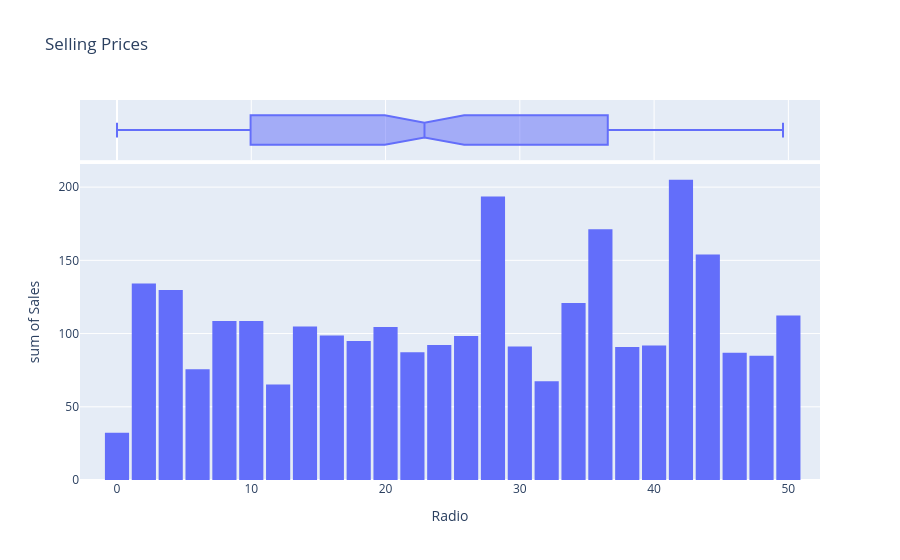

This figure's notebook cell:
### Code cell
sales_plot = px.histogram(sales_data,x= 'Radio' , y = 'Sales', marginal = 'box', title = 'Selling Prices', nbins= 40) #marginal puts that box ontop of the box on top of the plot to seen the pecentiles, median, etc.
sales_plot.update_layout(bargap=0.1) 
sales_plot.show()

### Figure 1 — Plotly figure (JSON) as saved in the notebook; plotly's stock layout.template omitted (floating-point values rounded to 4 significant figures; data arrays with more than 128 entries replaced by an {"elided": "..."} marker saying what was removed)
{"data": [{"bingroup": "x", "histfunc": "sum", "hovertemplate": "Radio=%{x}<br>sum of Sales=%{y}<extra></extra>", "legendgroup": "", "marker": {"color": "#636efa", "pattern": {"shape": ""}}, "name": "", "nbinsx": 40, "orientation": "v", "showlegend": false, "type": "histogram", "x": {"elided": "200 float values"}, "xaxis": "x", "y": {"elided": "200 float values"}, "yaxis": "y"}, {"hovertemplate": "Radio=%{x}<extra></extra>", "legendgroup": "", "marker": {"color": "#636efa"}, "name": "", "notched": true, "showlegend": false, "type": "box", "x": {"elided": "200 float values"}, "xaxis": "x2", "yaxis": "y2"}], "layout": {"bargap": 0.1, "barmode": "relative", "legend": {"tracegroupgap": 0}, "title": {"text": "Selling Prices"}, "xaxis": {"anchor": "y", "domain": [0, 1], "title": {"text": "Radio"}}, "xaxis2": {"anchor": "y2", "domain": [0, 1], "matches": "x", "showgrid": true, "showticklabels": false}, "yaxis": {"anchor": "x", "domain": [0, 0.8316], "title": {"text": "sum of Sales"}}, "yaxis2": {"anchor": "x2", "domain": [0.8416, 1], "matches": "y2", "showgrid": false, "showline": false, "showticklabels": false, "ticks": ""}}}
